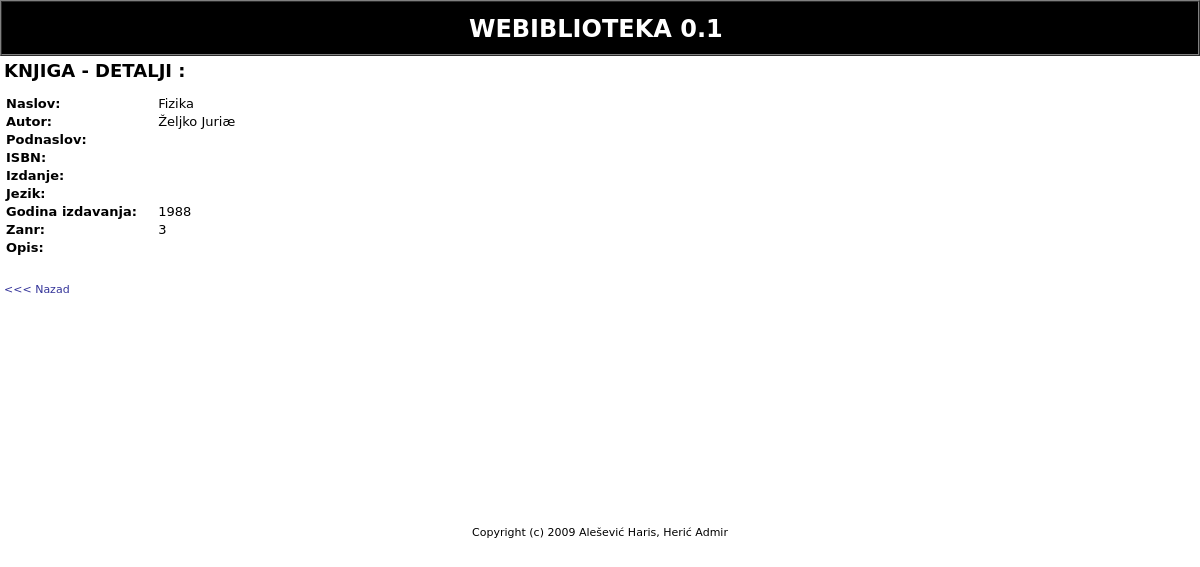
/?sta=public/knjiga&knjiga=8, run on the app's committed database.
### tables this page shows
CREATE TABLE IF NOT EXISTS `knjigaopis` (
  `idKnjigaOpis` int(11) NOT NULL AUTO_INCREMENT,
  `Naslov` varchar(200) NOT NULL,
  `Podnaslov` varchar(220) DEFAULT NULL,
  `ISBN` varchar(13) DEFAULT NULL,
  `Izdanje` varchar(5) DEFAULT NULL,
  `Opis` text,
  `Jezik` varchar(20) DEFAULT NULL,
  `GodinaIzdavanja` year(4) DEFAULT NULL,
  `idZanr` int(11) DEFAULT NULL,
  `DatumUlaza` timestamp NULL DEFAULT NULL,
  `BrojPrimjeraka` int(11) DEFAULT NULL,
  `Status` varchar(20) DEFAULT NULL,
  PRIMARY KEY (`idKnjigaOpis`),
  UNIQUE KEY `ISBN` (`ISBN`),
  KEY `idZanr` (`idZanr`)
);

CREATE TABLE IF NOT EXISTS `autor` (
  `idAutor` int(11) NOT NULL AUTO_INCREMENT,
  `Ime` varchar(25) NOT NULL,
  `Prezime` varchar(35) NOT NULL,
  `Biografija` text,
  PRIMARY KEY (`idAutor`)
);

### lib/biblioteka.php (called while the page is built, shortened)
<?
function myquery($query) {
	if ($r = @mysql_query($query)) {
		return $r;
	}
	exit;
}
?>

### public/knjiga.php (the view, shortened to what this page needs)
<?
function public_knjiga() {
$knjiga = intval($_REQUEST['knjiga']);
$q01=myquery("SELECT naslov, podnaslov, isbn, izdanje, opis, jezik, godinaizdavanja, idzanr
			 FROM knjigaopis WHERE idKnjigaOpis=$knjiga");
$q02=myquery("SELECT a.ime, a.prezime FROM autor as a, pisac as p, knjigaopis as k WHERE k.idKnjigaOpis=$knjiga AND k.idknjigaopis=p.idknjigaopis AND p.idautor=a.idautor");
	$naslov = mysql_result($q01,0,0);
	$podnaslov = mysql_result($q01,0,1);
	$isbn = mysql_result($q01,0,2);
	$izdanje = mysql_result($q01,0,3);
	$opis = mysql_result($q01,0,4);
	$jezik = mysql_result($q01,0,5);
	$godina = mysql_result($q01,0,6);
	$zanr = mysql_result($q01,0,7);
	$autor = mysql_result($q02,0,0)." ".mysql_result($q02,0,1);
?>
<b><font size="+1">KNJIGA - DETALJI :</font></b><br><br>
<table width="700" border="0" cellpadding="1" cellspacing="1" bordercolor="#000000">
<tr>
<td width="150"><font size="-1"><b>Naslov:<b></font></td>
<td width="550"><font size="-1"><?=$naslov?></font></td>
</tr>
<tr>
<td width="150"><font size="-1"><b>Autor:<b></font></td>
<td width="550"><font size="-1"><?=$autor?></font></td>
</tr>
<tr>
<td width="150"><font size="-1"><b>Podnaslov:<b></font></td>
<td width="550"><font size="-1"><?=$podnaslov?></font></td>
</tr>
<tr>
<td width="150"><font size="-1"><b>ISBN:<b></font></td>
<td width="550"><font size="-1"><?=$isbn?></font></td>
</tr><tr>
<td width="150"><font size="-1"><b>Izdanje:<b></font></td>
<td width="550"><font size="-1"><?=$izdanje?></font></td>
</tr>
<tr>
<td width="150"><font size="-1"><b>Jezik:<b></font></td>
<td width="550"><font size="-1"><?=$jezik?></font></td>
</tr><tr>
<td width="150"><font size="-1"><b>Godina izdavanja:<b></font></td>
<td width="550"><font size="-1"><?=$godina?></font></td>
</tr>
<tr>
<td width="150"><font size="-1"><b>Zanr:<b></font></td>
<td width="550"><font size="-1"><?=$zanr?></font></td>
</tr>
<tr>
<td width="150"><font size="-1"><b>Opis:<b></font></td>
<td width="550"><font size="-1"><?=$opis?></font></td>
</tr>
</table>
<br><br><a href="?sta=public/intro"><<< Nazad</a>
<?
}
?>

### css/biblioteka.css (style rules this page uses)
body { font-family:DejaVu Sans,Verdana,Arial,sans-serif;font-size:11px;color:black; }
td { font-family:DejaVu Sans,Verdana,Arial,sans-serif;font-size:11px;color:black; }
a { color:#333399;text-decoration:none; }

### data on the page
knjigaopis: Naslov "Fizika", GodinaIzdavanja "1988", idZanr "3"
autor: autor "Željko Juriæ"

### other printed values
$conf_appname "WEBIBLIOTEKA"
$conf_appversion "0.1"
